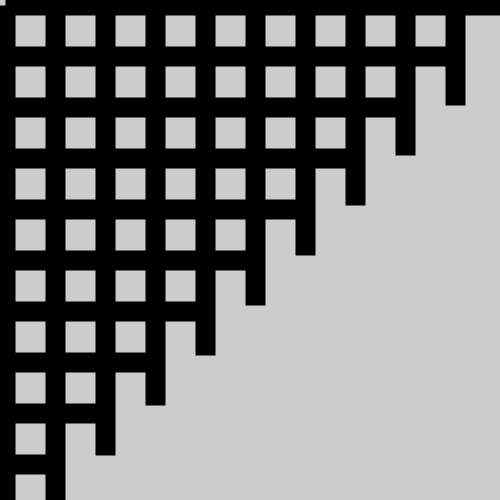
Frame 1 (no input)
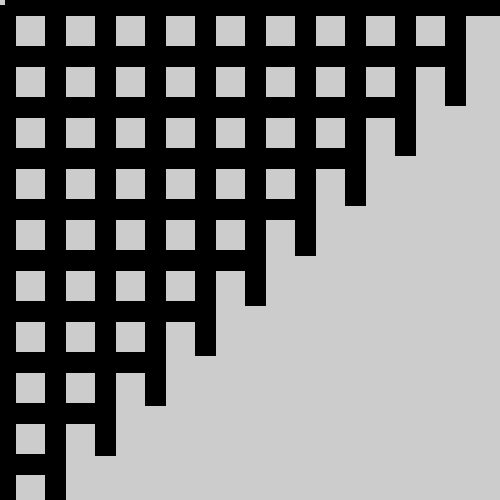
Frame 60 (the mouse pressed at the canvas centre just before this capture)
Frame 120 (the mouse held since frame 60 and released just before this capture): identical to frame 60, image omitted

The Processing sketch that drew these frames (run headless with seeded random() and noise(); from frame 60 on, the mouse is pressed at the canvas centre):

// Processing sketch: processing_10606
// ── processing_10606.pde

void setup()
  {
  size (500,500);

  rectMode(CORNER);
     strokeWeight(20); 
     strokeCap(SQUARE);
  
  }
  
  void draw()
    {
      

      translate(5,5);
      
      
      
     //width 
      
    for (int i=0; i<width; i=i+51)
    {

    line (0,i,width-i,i);
    }
    
    
    
    //height
    
    for (int a=0; a<height; a=a+50)
    {
    line (a,0,a,height-a+50);
    }
    
    

    
    
    }
  
